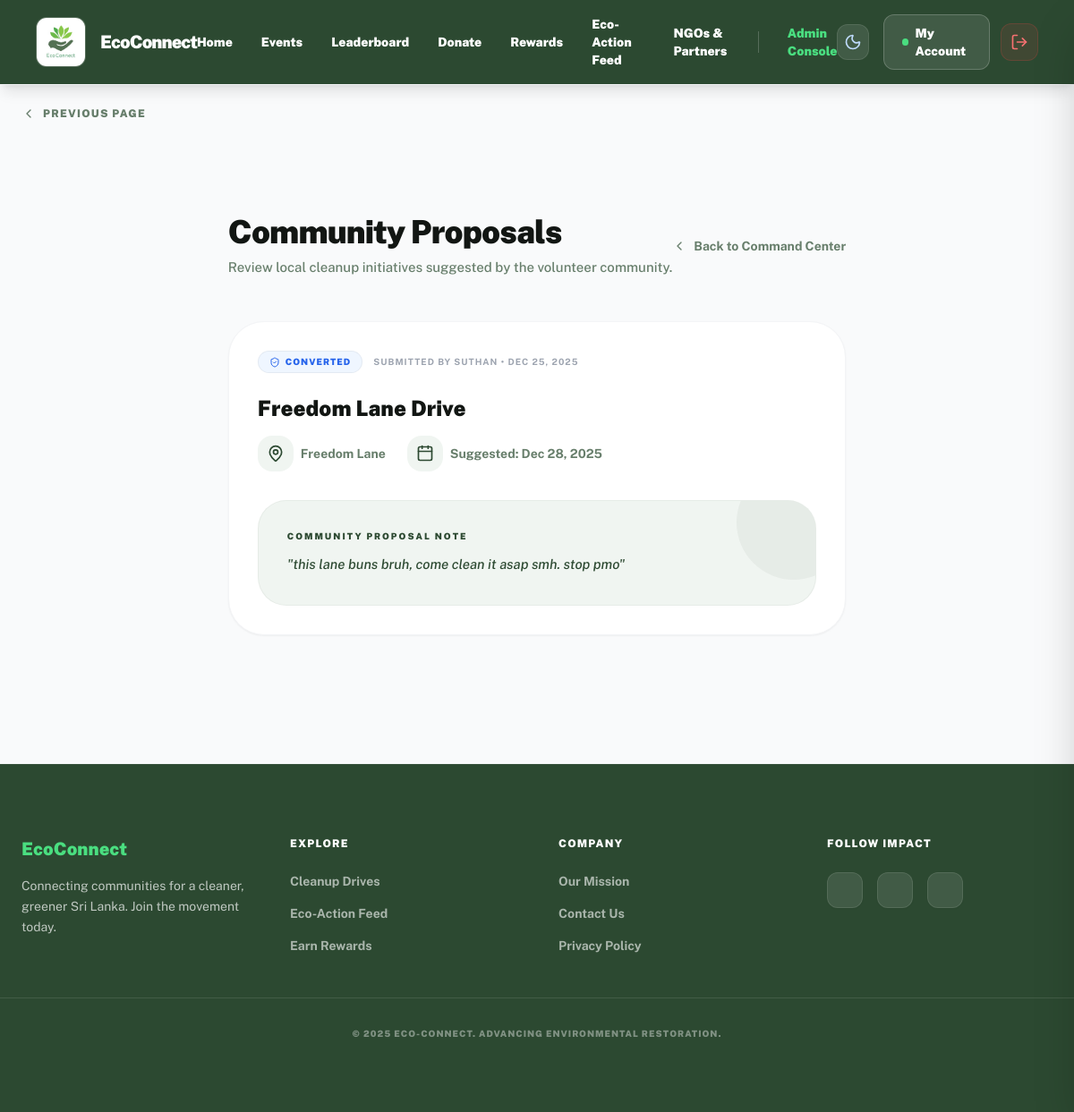
The app's page /index.php?route=admin_proposals (signed in) with its own data.
### tables this page shows
CREATE TABLE `community_proposals` (
  `id` int(11) NOT NULL,
  `user_id` int(11) NOT NULL,
  `title` varchar(150) NOT NULL,
  `description` text DEFAULT NULL,
  `location` varchar(255) DEFAULT NULL,
  `latitude` decimal(10,8) DEFAULT NULL,
  `longitude` decimal(11,8) DEFAULT NULL,
  `proposed_date` date DEFAULT NULL,
  `status` enum('pending','approved','rejected','converted') DEFAULT 'pending',
  `created_at` timestamp NOT NULL DEFAULT current_timestamp()
);

CREATE TABLE `users` (
  `id` int(11) NOT NULL,
  `name` varchar(100) NOT NULL,
  `email` varchar(150) NOT NULL,
  `password` varchar(255) NOT NULL,
  `role` enum('user','ngo','admin') NOT NULL DEFAULT 'user',
  `phone` varchar(20) DEFAULT NULL,
  `city` varchar(100) DEFAULT NULL,
  `is_active` tinyint(1) NOT NULL DEFAULT 1,
  `created_at` timestamp NOT NULL DEFAULT current_timestamp(),
  `updated_at` timestamp NOT NULL DEFAULT current_timestamp() ON UPDATE current_timestamp(),
  `admin` tinyint(1) NOT NULL DEFAULT 0,
  `points` int(11) DEFAULT 0,
  `lifetime_points` int(11) NOT NULL DEFAULT 0,
  `latitude` decimal(10,8) DEFAULT NULL,
  `longitude` decimal(11,8) DEFAULT NULL,
  `last_active_at` datetime DEFAULT current_timestamp(),
  `last_reengagement_email_at` datetime DEFAULT NULL
);

### app/controllers/AdminController.php (called while the page is built, shortened)
<?php
require_once __DIR__ . '/../helpers.php';
function admin_proposals(PDO $pdo)
{
    require_once __DIR__ . '/../models/Proposal.php';
    $proposals = proposal_all($pdo);
    include __DIR__ . '/../views/layouts/header.php';
    include __DIR__ . '/../views/admin/proposals.php';
    include __DIR__ . '/../views/layouts/footer.php';
}

### app/models/Proposal.php (called while the page is built, shortened)
<?php
function proposal_all(PDO $pdo) {
    $stmt = $pdo->query("
        SELECT p.*, u.name as user_name, u.email as user_email
        FROM community_proposals p
        JOIN users u ON p.user_id = u.id
        ORDER BY p.created_at DESC
    ");
    return $stmt->fetchAll(PDO::FETCH_ASSOC);
}
?>

### app/helpers.php (called while the page is built, shortened)
<?php
function h($str) {
    return htmlspecialchars($str ?? '', ENT_QUOTES, 'UTF-8');
}

### app/views/admin/proposals.php (the view, shortened to what this page needs)
<div class="max-w-6xl mx-auto px-4 py-12">
    <div class="mb-12 flex items-center justify-between">
        <div>
            <h1 class="text-[#121613] dark:text-white text-4xl font-black tracking-tight mb-2">Community Proposals</h1>
            <p class="text-[15px] text-[#677e6b] dark:text-gray-400 font-medium leading-relaxed">
                Review local cleanup initiatives suggested by the volunteer community.
            </p>
        </div>
        <a href="index.php?route=admin_dashboard" class="text-sm font-bold text-[#677e6b] hover:text-[#2c4931] dark:hover:text-[#4ade80] transition-colors flex items-center gap-2">
            <i data-lucide="chevron-left" class="w-4 h-4"></i> Back to Command Center
        </a>
    </div>
    <?php if (!empty($proposals)): ?>
        <div class="space-y-6">
            <?php foreach ($proposals as $prop): ?>
                <?php
                    $status = strtolower($prop['status']);
                    $statusConfig = [
                        'pending' => ['bg' => 'bg-orange-50 dark:bg-orange-500/10', 'text' => 'text-orange-600 dark:text-orange-400', 'icon' => '<i data-lucide="clock" class="w-3 h-3"></i>'],
                        'approved' => ['bg' => 'bg-green-50 dark:bg-green-500/10', 'text' => 'text-green-600 dark:text-green-400', 'icon' => '<i data-lucide="check-circle-2" class="w-3 h-3"></i>'],
                        'rejected' => ['bg' => 'bg-red-50 dark:bg-red-500/10', 'text' => 'text-red-600 dark:text-red-400', 'icon' => '<i data-lucide="x-circle" class="w-3 h-3"></i>'],
                        'converted' => ['bg' => 'bg-blue-50 dark:bg-blue-500/10', 'text' => 'text-blue-600 dark:text-blue-400', 'icon' => '<i data-lucide="shield-check" class="w-3 h-3"></i>']
                    ][$status] ?? ['bg' => 'bg-gray-50 dark:bg-white/5', 'text' => 'text-gray-600 dark:text-gray-400', 'icon' => '<i data-lucide="help-circle" class="w-3 h-3"></i>'];
                ?>
                <div class="group bg-white dark:bg-darkSurface rounded-[40px] border border-gray-100 dark:border-white/5 p-8 shadow-sm hover:shadow-xl transition-all duration-300">
                    <div class="flex flex-col lg:flex-row justify-between gap-8">
                        <div class="flex-1">
                            <div class="flex items-center gap-3 mb-6">
                                <span class="px-3 py-1 rounded-full <?php echo $statusConfig['bg']; ?> <?php echo $statusConfig['text']; ?> text-[10px] font-black uppercase tracking-widest border border-black/5 flex items-center gap-1.5">
                                    <?php echo $statusConfig['icon']; ?> <?php echo $prop['status']; ?>
                                </span>
                                <span class="text-[10px] font-bold text-gray-400 uppercase tracking-widest">
                                    Submitted by <?php echo h($prop['user_name']); ?> • <?php echo date('M d, Y', strtotime($prop['created_at'])); ?>
                                </span>
                            </div>
                            <h3 class="text-2xl font-black text-[#121613] dark:text-white mb-4 group-hover:text-[#2c4931] dark:group-hover:text-[#4ade80] transition-colors leading-tight">
                                <?php echo h($prop['title']); ?>
                            </h3>
                            <div class="flex flex-wrap gap-6 mb-8 text-sm font-bold text-[#677e6b] dark:text-gray-400">
                                <div class="flex items-center gap-2">
                                    <span class="w-10 h-10 rounded-2xl bg-[#f0f5f1] dark:bg-white/5 flex items-center justify-center text-primary dark:text-[#4ade80]">
                                        <i data-lucide="map-pin" class="w-5 h-5"></i>
                                    </span>
                                    <?php echo h($prop['location']); ?>
                                </div>
                                <div class="flex items-center gap-2">
                                    <span class="w-10 h-10 rounded-2xl bg-[#f0f5f1] dark:bg-white/5 flex items-center justify-center text-primary dark:text-[#4ade80]">
                                        <i data-lucide="calendar" class="w-5 h-5"></i>
                                    </span>
                                    Suggested: <?php echo date('M d, Y', strtotime($prop['proposed_date'])); ?>
                                </div>
                            </div>
                            <div class="bg-[#f0f5f1] dark:bg-white/5 rounded-[32px] p-8 border border-[#2c4931]/5 dark:border-white/5 relative overflow-hidden">
                                <div class="absolute top-0 right-0 w-32 h-32 bg-[#2c4931]/5 dark:bg-[#4ade80]/5 -mr-10 -mt-10 rounded-full"></div>
                                <p class="text-[10px] font-black text-[#2c4931] dark:text-[#4ade80] uppercase tracking-[0.2em] mb-3">Community Proposal Note</p>
                                <p class="text-[15px] text-[#2c4931] dark:text-gray-300 leading-relaxed italic font-medium">
                                    "<?php echo h($prop['description']); ?>"
                                </p>
                            </div>
                        </div>
                    </div>
                </div>
            <?php endforeach; ?>
        </div>
    <?php endif; ?>
</div>

### records on screen
community_proposals: status "CONVERTED", user.name "SUTHAN", created_at "DEC 25, 2025", title "Freedom Lane Drive", location "Freedom Lane", proposed_date "Dec 28, 2025", description "this lane buns bruh, come clean it asap smh. stop pmo"
